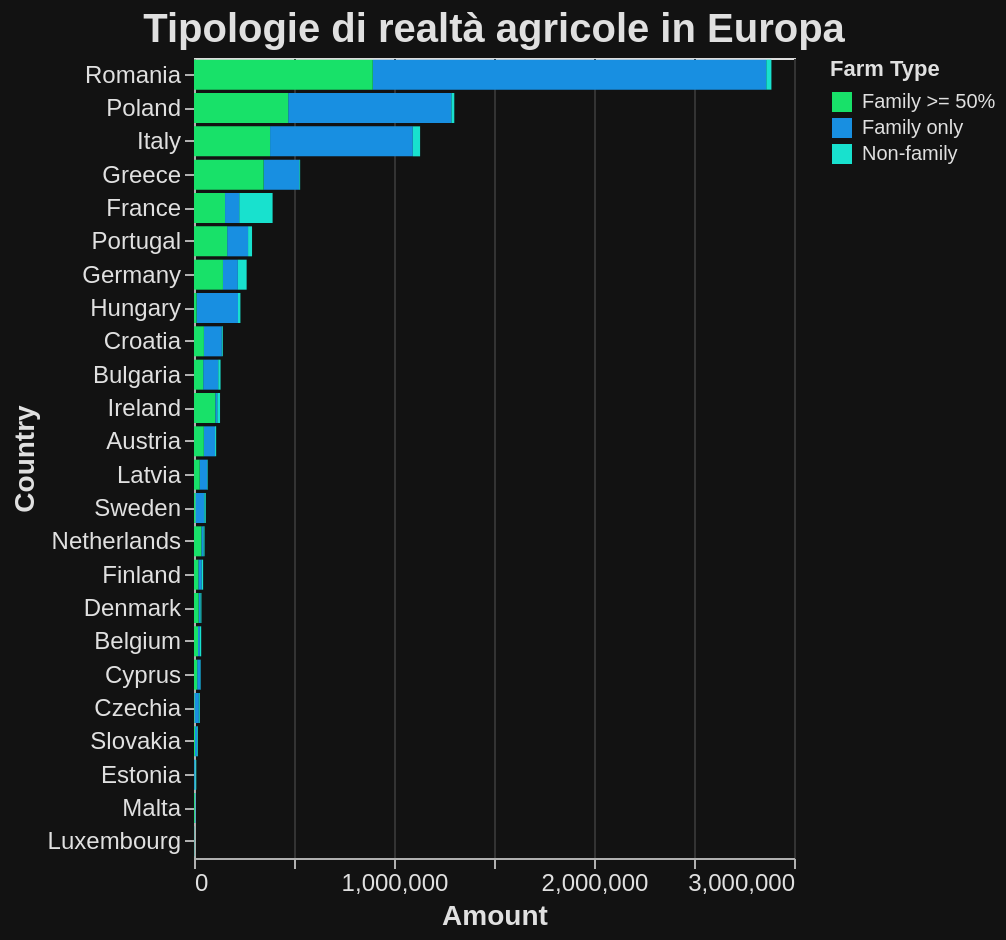

Source (Vega-Lite JSON):
### Vega-Lite specification from a JSON file in a GitHub repository (floating-point values rounded to 4 significant figures)
{"$schema": "https://vega.github.io/schema/vega-lite/v5.17.0.json", "config": {"axis": {"domainColor": "#B0B0B0", "gridColor": "#333333", "labelColor": "#E0E0E0", "labelFontSize": 12, "tickColor": "#B0B0B0", "titleColor": "#E0E0E0", "titleFontSize": 14}, "background": "#121212", "legend": {"labelColor": "#E0E0E0", "titleColor": "#E0E0E0"}, "mark": {"color": "#1f77b4"}, "title": {"color": "#E0E0E0", "fontSize": 20}}, "data": {"name": "data-53b6b9825049b1de7a3c61778ec3b2ab"}, "datasets": {"data-53b6b9825049b1de7a3c61778ec3b2ab": [{"Amount": 1967777, "Country": "Romania", "Farm Type": "Family only"}, {"Amount": 815995, "Country": "Poland", "Farm Type": "Family only"}, {"Amount": 713735, "Country": "Italy", "Farm Type": "Family only"}, {"Amount": 178213, "Country": "Greece", "Farm Type": "Family only"}, {"Amount": 71084, "Country": "France", "Farm Type": "Family only"}, {"Amount": 104508, "Country": "Portugal", "Farm Type": "Family only"}, {"Amount": 74500, "Country": "Germany", "Farm Type": "Family only"}, {"Amount": 207261, "Country": "Hungary", "Farm Type": "Family only"}, {"Amount": 89600, "Country": "Croatia", "Farm Type": "Family only"}, {"Amount": 75199, "Country": "Bulgaria", "Farm Type": "Family only"}, {"Amount": 9930, "Country": "Ireland", "Farm Type": "Family only"}, {"Amount": 56055, "Country": "Austria", "Farm Type": "Family only"}, {"Amount": 37645, "Country": "Latvia", "Farm Type": "Family only"}, {"Amount": 44750, "Country": "Sweden", "Farm Type": "Family only"}, {"Amount": 10407, "Country": "Netherlands", "Farm Type": "Family only"}, {"Amount": 16949, "Country": "Finland", "Farm Type": "Family only"}, {"Amount": 9317, "Country": "Denmark", "Farm Type": "Family only"}, {"Amount": 9334, "Country": "Belgium", "Farm Type": "Family only"}, {"Amount": 16890, "Country": "Cyprus", "Farm Type": "Family only"}, {"Amount": 21859, "Country": "Czechia", "Farm Type": "Family only"}, {"Amount": 11054, "Country": "Slovakia", "Farm Type": "Family only"}, {"Amount": 6755, "Country": "Estonia", "Farm Type": "Family only"}, {"Amount": 3468, "Country": "Malta", "Farm Type": "Family only"}, {"Amount": 927, "Country": "Luxembourg", "Farm Type": "Family only"}, {"Amount": 893704, "Country": "Romania", "Farm Type": "Family >= 50%"}, {"Amount": 471075, "Country": "Poland", "Farm Type": "Family >= 50%"}, {"Amount": 380344, "Country": "Italy", "Farm Type": "Family >= 50%"}, {"Amount": 348123, "Country": "Greece", "Farm Type": "Family >= 50%"}, {"Amount": 155144, "Country": "France", "Farm Type": "Family >= 50%"}, {"Amount": 165789, "Country": "Portugal", "Farm Type": "Family >= 50%"}, {"Amount": 144818, "Country": "Germany", "Farm Type": "Family >= 50%"}, {"Amount": 12824, "Country": "Hungary", "Farm Type": "Family >= 50%"}, {"Amount": 49599, "Country": "Croatia", "Farm Type": "Family >= 50%"}, {"Amount": 45922, "Country": "Bulgaria", "Farm Type": "Family >= 50%"}, {"Amount": 106461, "Country": "Ireland", "Farm Type": "Family >= 50%"}, {"Amount": 49216, "Country": "Austria", "Farm Type": "Family >= 50%"}, {"Amount": 28606, "Country": "Latvia", "Farm Type": "Family >= 50%"}, {"Amount": 6945, "Country": "Sweden", "Farm Type": "Family >= 50%"}, {"Amount": 36628, "Country": "Netherlands", "Farm Type": "Family >= 50%"}, {"Amount": 21841, "Country": "Finland", "Farm Type": "Family >= 50%"}, {"Amount": 23179, "Country": "Denmark", "Farm Type": "Family >= 50%"}, {"Amount": 20095, "Country": "Belgium", "Farm Type": "Family >= 50%"}, {"Amount": 15967, "Country": "Cyprus", "Farm Type": "Family >= 50%"}, {"Amount": 2301, "Country": "Czechia", "Farm Type": "Family >= 50%"}, {"Amount": 4840, "Country": "Slovakia", "Farm Type": "Family >= 50%"}, {"Amount": 657, "Country": "Estonia", "Farm Type": "Family >= 50%"}, {"Amount": 4022, "Country": "Malta", "Farm Type": "Family >= 50%"}, {"Amount": 820, "Country": "Luxembourg", "Farm Type": "Family >= 50%"}, {"Amount": 25586, "Country": "Romania", "Farm Type": "Non-family"}, {"Amount": 14419, "Country": "Poland", "Farm Type": "Non-family"}, {"Amount": 36449, "Country": "Italy", "Farm Type": "Non-family"}, {"Amount": 4343, "Country": "Greece", "Farm Type": "Non-family"}, {"Amount": 166797, "Country": "France", "Farm Type": "Non-family"}, {"Amount": 19932, "Country": "Portugal", "Farm Type": "Non-family"}, {"Amount": 43917, "Country": "Germany", "Farm Type": "Non-family"}, {"Amount": 12003, "Country": "Hungary", "Farm Type": "Non-family"}, {"Amount": 4720, "Country": "Croatia", "Farm Type": "Non-family"}, {"Amount": 11621, "Country": "Bulgaria", "Farm Type": "Non-family"}, {"Amount": 13824, "Country": "Ireland", "Farm Type": "Non-family"}, {"Amount": 5510, "Country": "Austria", "Farm Type": "Non-family"}, {"Amount": 2732, "Country": "Latvia", "Farm Type": "Non-family"}, {"Amount": 7095, "Country": "Sweden", "Farm Type": "Non-family"}, {"Amount": 5606, "Country": "Netherlands", "Farm Type": "Non-family"}, {"Amount": 6840, "Country": "Finland", "Farm Type": "Non-family"}, {"Amount": 4592, "Country": "Denmark", "Farm Type": "Non-family"}, {"Amount": 6567, "Country": "Belgium", "Farm Type": "Non-family"}, {"Amount": 1189, "Country": "Cyprus", "Farm Type": "Non-family"}, {"Amount": 4749, "Country": "Czechia", "Farm Type": "Non-family"}, {"Amount": 3738, "Country": "Slovakia", "Farm Type": "Non-family"}, {"Amount": 3957, "Country": "Estonia", "Farm Type": "Non-family"}, {"Amount": 160, "Country": "Malta", "Farm Type": "Non-family"}, {"Amount": 134, "Country": "Luxembourg", "Farm Type": "Non-family"}]}, "encoding": {"color": {"field": "Farm Type", "scale": {"domain": ["Family >= 50%", "Family only", "Non-family"], "range": ["#18E169", "#188FE1", "#18E1CE"]}, "type": "nominal"}, "tooltip": [{"field": "Country", "type": "nominal"}, {"field": "Farm Type", "type": "nominal"}, {"field": "Amount", "format": ",", "type": "quantitative"}], "x": {"field": "Amount", "type": "quantitative"}, "y": {"field": "Country", "sort": null, "type": "nominal"}}, "height": 400, "mark": {"type": "bar"}, "title": "Tipologie di realtà agricole in Europa", "width": "container"}
